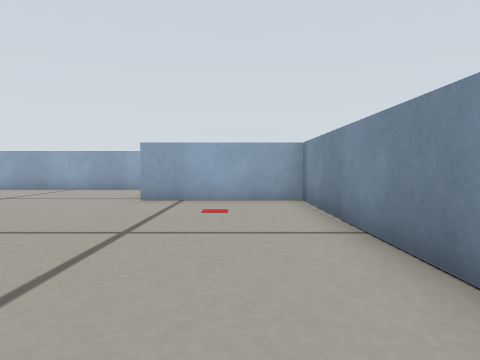
view 1 (above)

16 first-person views from a walk through a world built for the Gazebo simulator. The camera is 0.17 m above the floor, tilts 2° down and sees 70° across. The floor is counted in squares, 0.2 m on a side. Each view is taken from the middle of a square. On the plan, view 1 faces up. The plan holds only what a view shows up to about 12 squares ahead; the rest is blank.

view 2
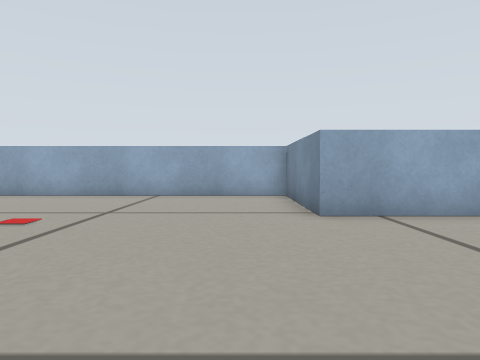

view 3
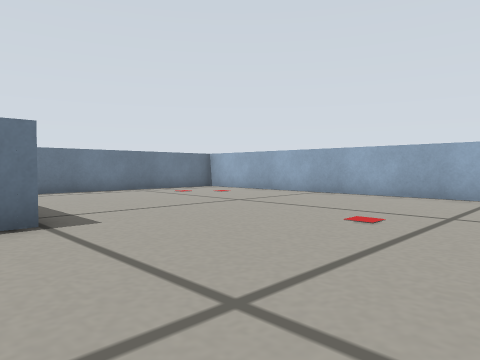

view 4
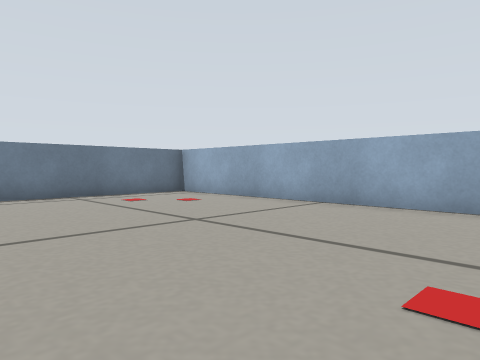

view 5
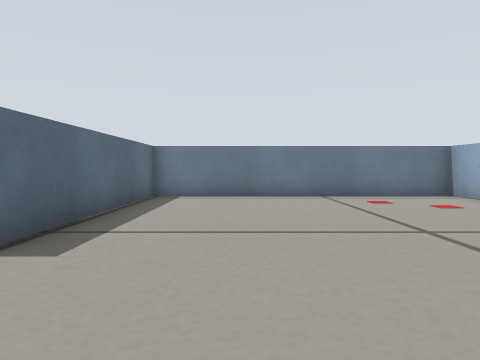

view 6
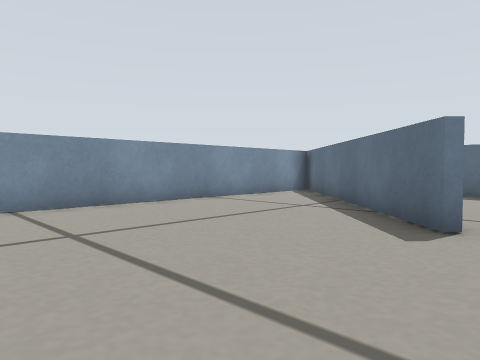

view 7
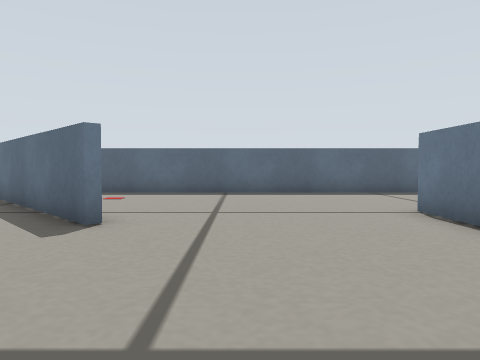

view 8
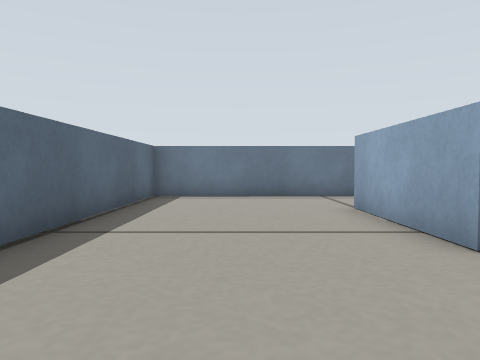

view 9
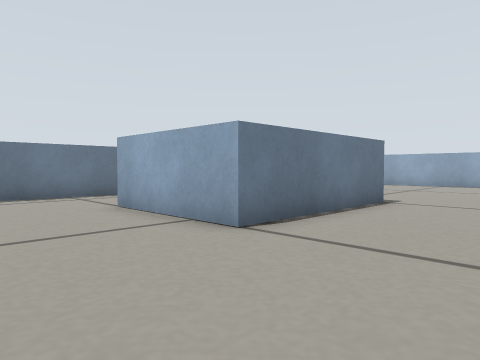

view 10
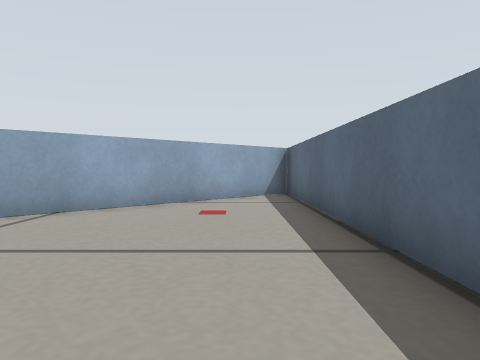

view 11
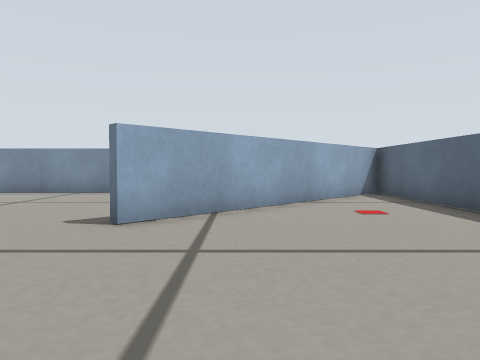

view 12
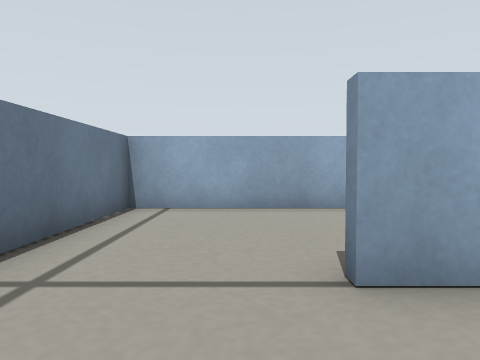

view 13
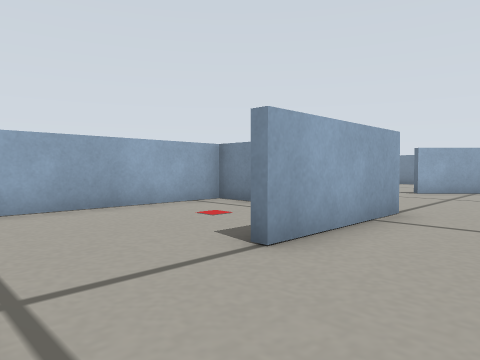

view 14
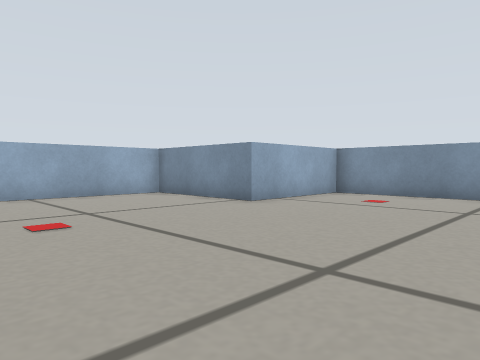

view 15
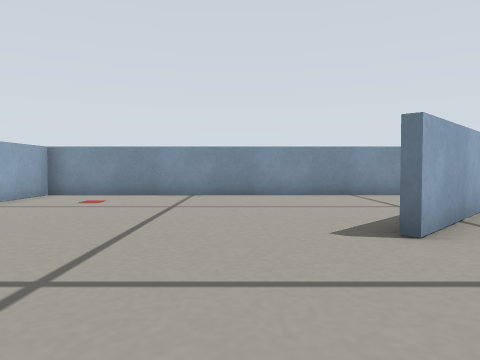

view 16
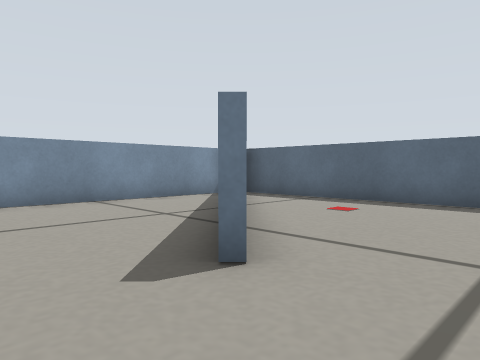

### Floor plan
Points are (right, up) in squares from view 1. A wall is a line through its corners. A room is listed if a view was taken in it or the views show most of it. See-through windows are left out.
Room 1 (views 1, 2, 3, 4, 5, 6, 7, 14, 15, 16)
walls: (-4.8, 1) (0.6, -4.4); (1.7, -4.8) (1.6, 9) (-2.6, 9) (-2.6, 13.4) (-17.4, 13.4) (-17.3, 4.4) (-10.4, 4.4) (-10.4, 1.4)
ways out: opening at (-7, 0.5) to room 2
Room 2 (views 8, 9, 10, 11, 12, 13)
walls: (-10.4, 1.4) (-10.4, -0.6) (-14.3, -0.6); (-17.3, 0.6) (-17.3, -5.6) (1.5, -5.6) (-5, 0.9)
ways out: opening at (-7, 0.5) to room 1; opening at (-16, 0) to room 3
Room 3 (no view inside)
walls: (-10.7, 2.9) (-10.7, 4.1) (-17.3, 4.1) (-17.3, 0.6)
ways out: opening at (-16, 0) to room 2

Positions as (right, up) in squares from view 1, and headings:
1: (0, 0), facing up
2: (-4, 3), facing up
3: (-5, 3), facing up-left
4: (-7, 6), facing up-left
5: (-7, 7), facing left
6: (-6, 6), facing down-right
7: (-7, 6), facing down
8: (-7, -3), facing left
9: (-7, -4), facing up-left
10: (-10, -4), facing right
11: (-10, -1), facing right
12: (-15, -3), facing up
13: (-17, -3), facing up-right
14: (-9, 3), facing up-right
15: (-9, 3), facing right
16: (-7, 3), facing down-right
